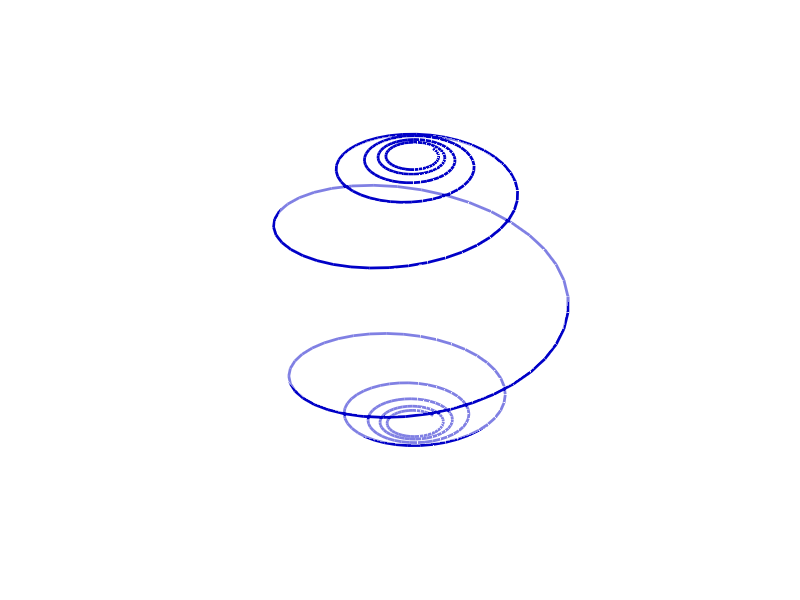

The MATLAB source for this figure:
% deplasarea navei pe sfera(relement constant)
coef=0.2;
t=linspace(-10*pi,10*pi,400);
x=cos(t)./sqrt(1+coef^2*t.^2);
y=sin(t)./sqrt(1+coef^2*t.^2); % ecuatiile parametrice ale loxodromei
z=coef*t./sqrt(1+coef^2*t.^2);
loxodrm=plot3(x,y,z);
hold on;
set(loxodrm, 'Color',[0,0,0.78], 'LineWidth',2);% schimbam proprietatile
% cubei, o facem albastra si mai groasa

r=1;
phi=linspace(0,pi,30);
theta=linspace(0,2*pi,30); %vectori pentru meshgrid
[phi,theta]=meshgrid(phi,theta);
x=r*sin(phi).*cos(theta);
y=r*sin(phi).*sin(theta); %coord sfera
z=r*cos(phi);
earth=mesh(x,y,z);
set(earth,...   % imi setez ca sfera sa fie transparenta
'EdgeColor',[0.6,0.6,0.6],... %continui o linie de cod noua pe un alt rand
'EdgeAlpha',0.5,...
'FaceAlpha',0.5)
axis equal % fac axele egale si le inlatur pentru o observare mai frumoasa
           % a plotarii 
axis off
